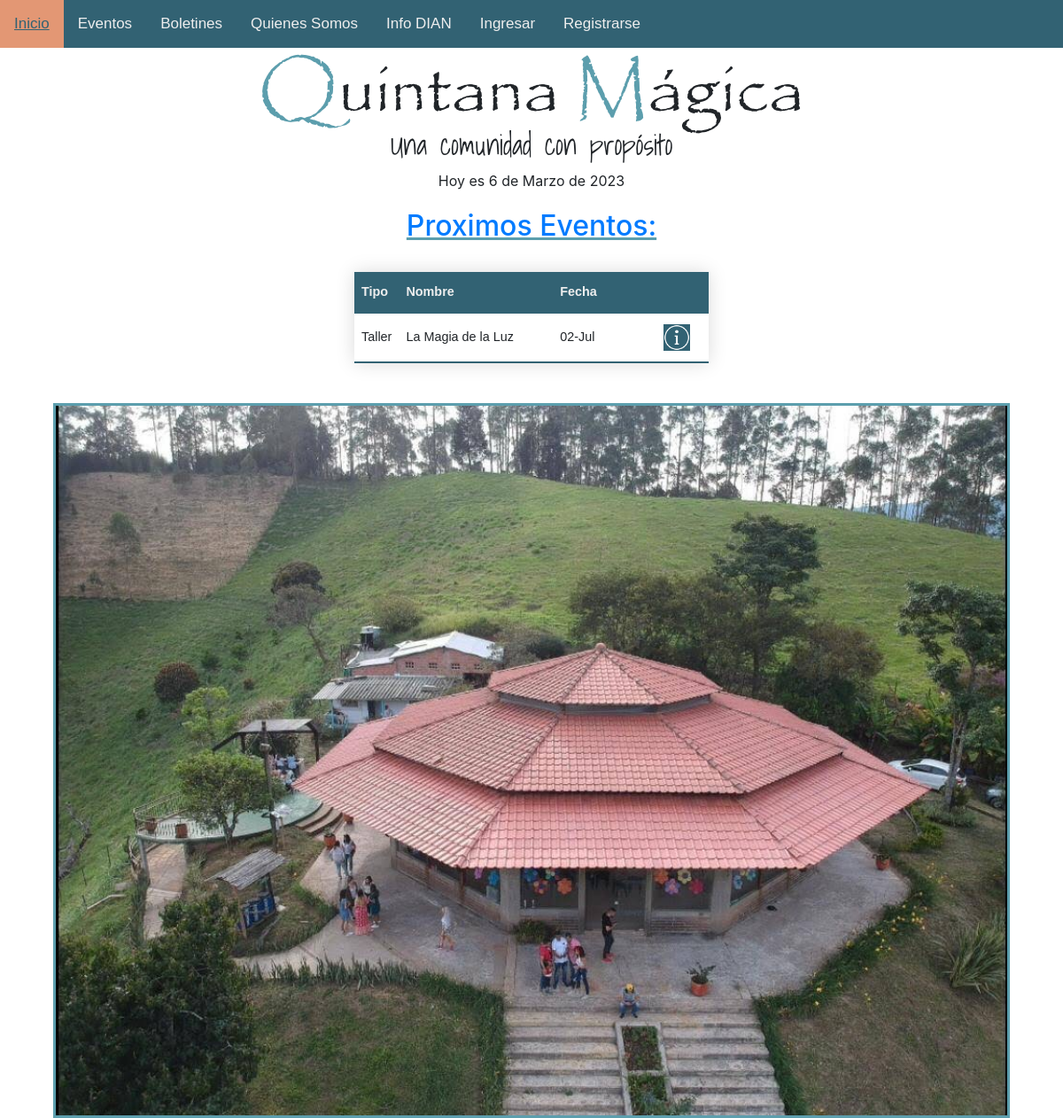
/, run on an earlier commit of the app's database.
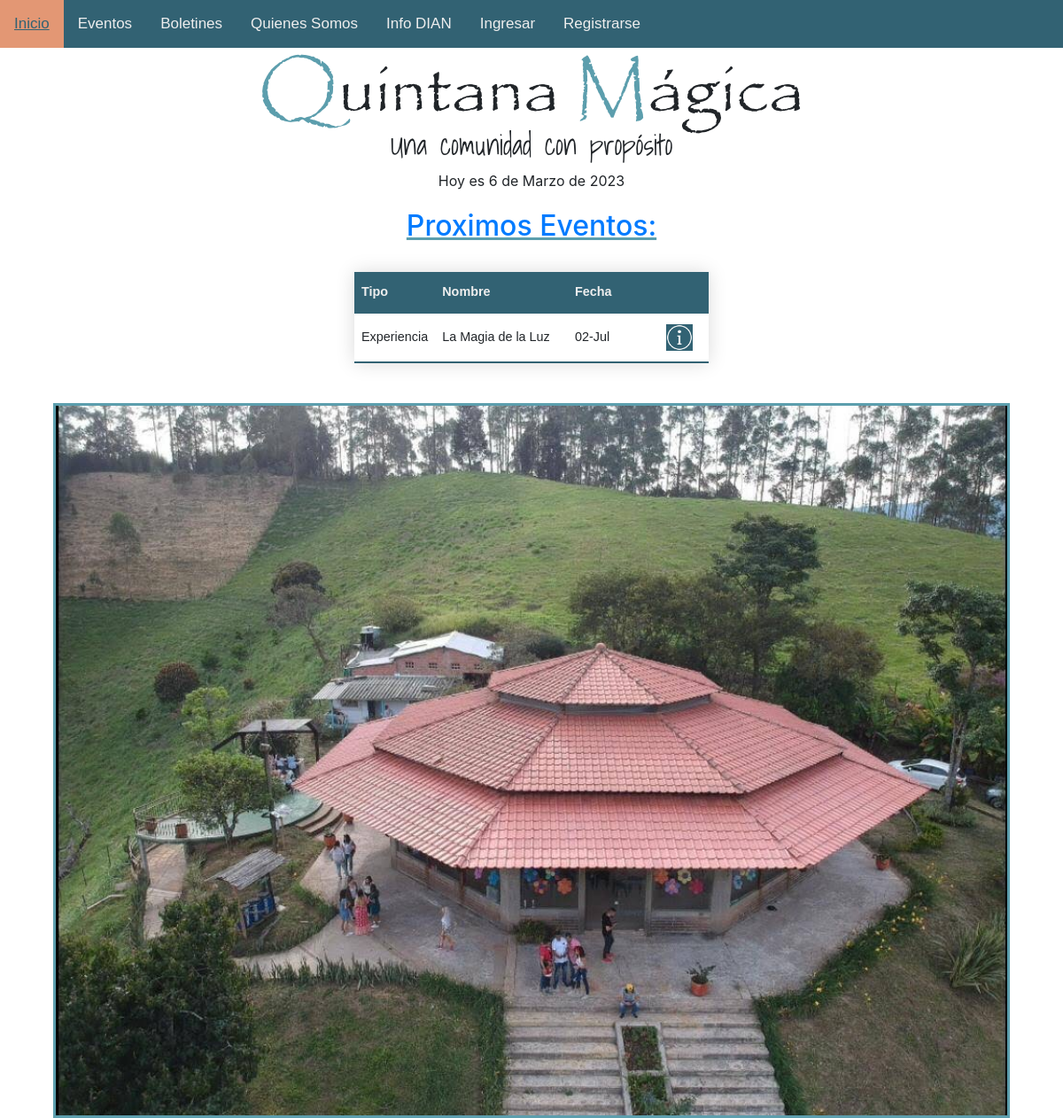
And on a later commit of the database.
### eventos/models.py (models this page shows, shortened)
class Evento(models.Model):
    TYPES = [
        ('Taller', 'Taller'),
        ('Encuentro', 'Encuentro'),
        ('Experiencia', 'Experiencia'),
    ]
    nombre = models.CharField(max_length=40)
    tipo = models.CharField(max_length=15, choices=TYPES)
    descripcion = models.TextField(null=True, blank=True)
    fecha = models.DateField()
    costo = models.PositiveIntegerField(default=0)
    imagen = models.ImageField(upload_to='eventos', null=True, blank=True)
    inscritos = models.ManyToManyField(User, blank=True)
    concluido = models.BooleanField(default=False)
    cancelado = models.BooleanField(default=False)
    cupos = models.PositiveSmallIntegerField(default=0)
    cant_inscritos = models.PositiveSmallIntegerField(default=0)
    cerrado = models.BooleanField(default=False)
    prueba = models.BooleanField(default=True)

### home/views.py (the view)
# urls.py: path('', views.homeView, name='home'),
def homeView(request):
    staff = False
    n_year = False
    navidad = False
    meses = {
        1:'Enero',
        2: 'Febrero',
        3:'Marzo',
        4:'Abril',
        5:'Mayo',
        6:'Junio',
        7:'Julio',
        8:'Agosto',
        9:'Septiembre',
        10:'Octubre',
        11:'Noviembre',
        12:'Diciembre',
    }
    cumple = False
    nickname = ""
    nm = False
    user = request.user
    comunidad = False
    try:
        cu = CustomUser.objects.get(user_id=user.id)
        act_user = User.objects.get(username=user)
        if dt.today().day == cu.birthday.day and dt.today().month == cu.birthday.month:
            cumple = True
        if cu.comunidad:
            comunidad =True
        if act_user.is_staff:
            staff = True
    except:
        pass
    try:
        cu = CustomUser.objects.get(user_id=user.id)
        nickname = cu.nickname.capitalize()
        nm = True
    except:
        nm = False
    if dt.today().month == 12:
        if dt.today().day == 24 or dt.today().day == 25:
            navidad = True
        elif dt.today().day == 31:
            n_year = True
    if dt.today().month == 1 and dt.today().day == 1:
        n_year = True
    mes = meses.get(dt.today().month)
    fecha = str(dt.today().day) + " de " + mes + " de " + str(dt.today().year)
    for event in Evento.objects.filter(cancelado=False, concluido=False):
        event.cant_inscritos = event.inscritos.count()
        if event.cant_inscritos >= event.cupos:
            event.cerrado = True
        if event.fecha < date.today():
            event.concluido = True
        event.save()
    return render(request, 'home/welcome.html', {
        'today': fecha,
        'cumple': cumple,
        'nickname': nickname,
        'nm': nm,
        'navidad': navidad,
        'n_year': n_year,
        'comunidad':comunidad,
        'staff': staff,
        'events': Evento.objects.filter(cancelado=False, concluido=False, prueba=False).order_by('fecha'),
        'all_events': Evento.objects.filter(cancelado=False, concluido=False).order_by('fecha'),
    })

### home/templates/home/welcome.html (shortened to what this page needs)
{% extends 'base.html' %}
{% load static %}
    {% block body %}
        <h1 class="qm-name"><span style="color: #5C9EAD;">Q</span>uintana <span style="color: #5C9EAD;">M</span>ágica</h1>
        <h2 class="text-center">Una comunidad con propósito</h2>
        <p class="center">Hoy es {{ today }}</p>
        {% if staff %}
        {% if all_events %}
        <h2 class="center events top-20"><a class="sindec" href="{% url 'eventos.lista' %}">Proximos Eventos:</a></h2>
        <div class="events-container center">
            <table class="styled-table">
                <thead>
                    <tr>
                        <th style="width: 35px;">Tipo</th>
                        <th style="width: 150px;">Nombre</th>
                        <th style="width: 80px;">Fecha</th>
                        <th style="width: 10px;"></th>
                    </tr>
                </thead>
                <tbody>
                    {% for event in all_events %}
                    <tr>
                        <td style="width: 10%;">{{ event.tipo }}</td>
                        <td style="width: 45%;">{{ event.nombre }}</td>
                        <td style="width: 30%;">{{ event.fecha|date:"d-M" }}</td>
                        <td style="width: 15%;">
                            <a href="{% url 'eventos.detail' pk=event.id %}">
                                <img src="{% static 'images/info.png' %}" style="width: 30px;" alt="">
                            </a>
                        </td>
                    </tr>
                        {% endfor %}
                </tbody>
            </table>
        </div>
        {% endif %}
        {% else %}
        {% if events %}
        <h2 class="center events top-20"><a class="sindec" href="{% url 'eventos.lista' %}">Proximos Eventos:</a></h2>
        <div class="events-container center">
            <table class="styled-table">
                <thead>
                    <tr>
                        <th style="width: 35px;">Tipo</th>
                        <th style="width: 150px;">Nombre</th>
                        <th style="width: 80px;">Fecha</th>
                        <th style="width: 10px;"></th>
                    </tr>
                </thead>
                <tbody>
                    {% for event in events %}
                    <tr>
                        <td style="width: 10%;">{{ event.tipo }}</td>
                        <td style="width: 45%;">{{ event.nombre }}</td>
                        <td style="width: 30%;">{{ event.fecha|date:"d-M" }}</td>
                        <td style="width: 15%;">
                            <a href="{% url 'eventos.detail' pk=event.id %}">
                                <img src="{% static 'images/info.png' %}" style="width: 30px;" alt="">
                            </a>
                        </td>
                    </tr>
                        {% endfor %}
                </tbody>
            </table>
        </div>
        {% endif %}
        {% endif %}
        <img class="img-fluid" src="{% static 'images/qm.jpg' %}" style="border-color: #5C9EAD ;
        border-style: solid;" alt="Quintana Mágica">
    {% endblock %}

What changed in the data, as far as the page shows it:
changed Evento "La Magia de la Luz": tipo "Taller" → "Experiencia"
